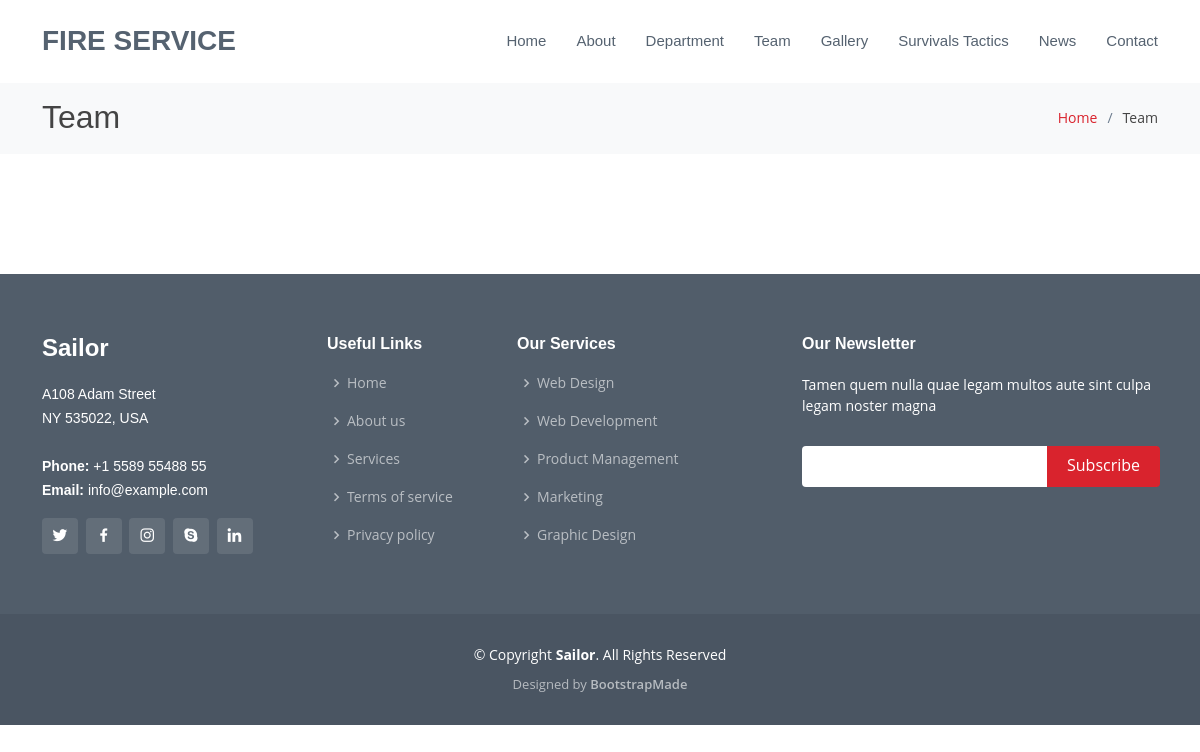
/members/, run on an earlier commit of the app's database.
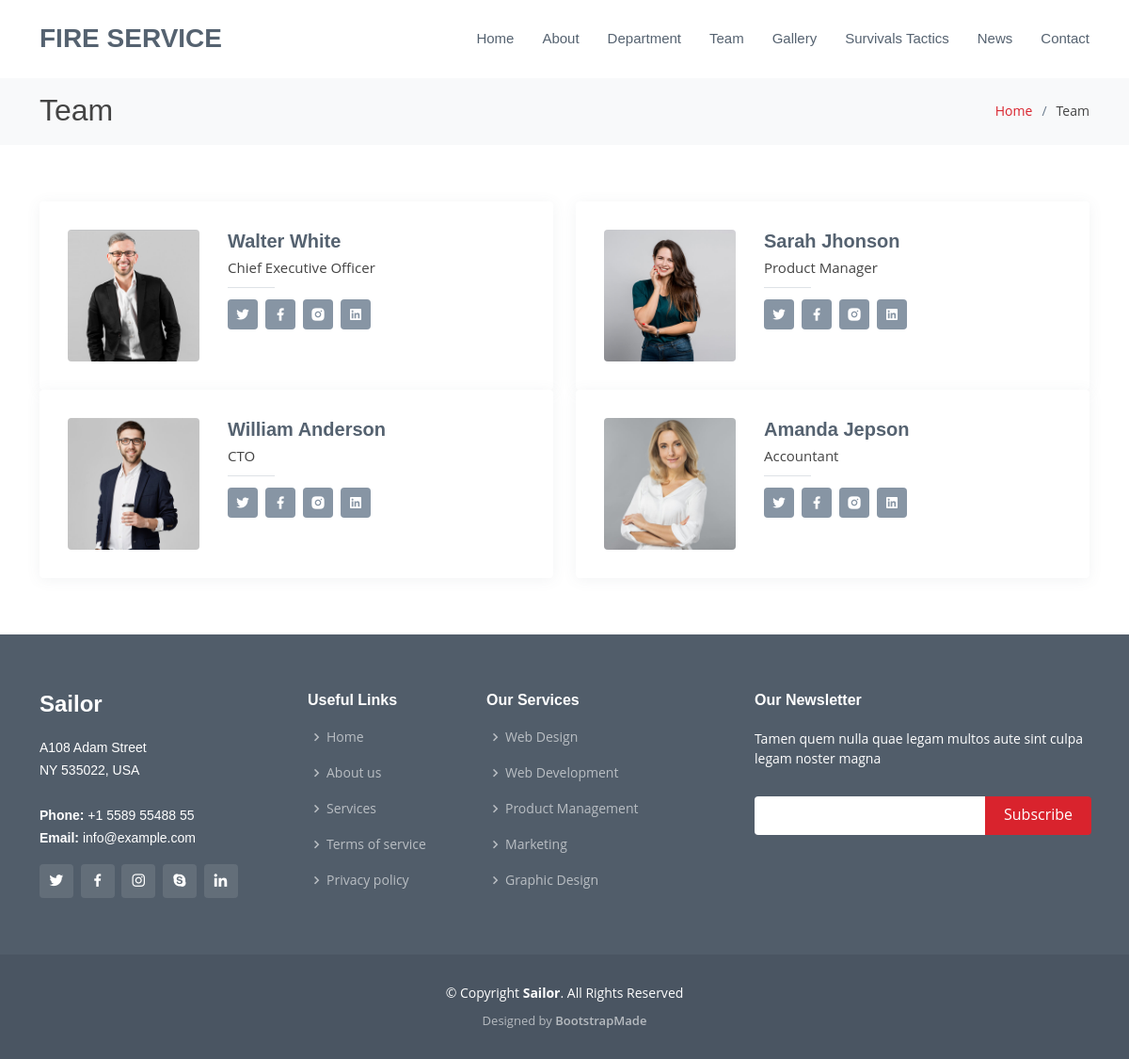
And on a later commit of the database.
### Department/models.py (models this page shows, shortened)
class Staff(models.Model):
    image=models.ImageField( upload_to='staff', max_length=None)
    is_team=models.BooleanField(default= False)
    name=models.CharField( max_length=50)
    rank=models.CharField( max_length=50)
    genderChoice=(
        ('male','Male'),
        ('female','Female')
    )
    gender=models.CharField( choices=genderChoice, default='male', max_length=50)
    staffId=models.IntegerField()

### Department/views.py (the view)
# urls.py: path('members/',members, name='members'),
def members(request):
    context={
        'members' : Staff.objects.filter(is_team=True)
    }
    return render(request,'team.html',context)

### templates/team.html
{% extends 'base.html' %}
{% load static %}
{% block content %}
<body>
  <main id="main">
    <section id="breadcrumbs" class="breadcrumbs">
      <div class="container">
        <div class="d-flex justify-content-between align-items-center">
          <h2>Team</h2>
          <ol>
            <li><a href="{% url 'index' %}">Home</a></li>
            <li>Team</li>
          </ol>
        </div>
      </div>
    </section>
    <section id="team" class="team ">
      <div class="container">
        <div class="row">
                {% for i in members  %}
                <div class="col-lg-6">
                  <div class="member d-flex align-items-start">
                    <div class="pic"><img src="{{i.image.url}}" class="img-fluid" alt=""></div>
                    <div class="member-info">
                      <h4>{{i.name}}</h4>
                      <span>{{i.rank}}</span>
                      <div class="social">
                        <a href=""><i class="ri-twitter-fill"></i></a>
                        <a href=""><i class="ri-facebook-fill"></i></a>
                        <a href=""><i class="ri-instagram-fill"></i></a>
                        <a href=""> <i class="ri-linkedin-box-fill"></i> </a>
                      </div>
                    </div>
                  </div>
                </div>
                {% endfor %}
        </div>
      </div>
    </section>
  </main>
</body>
{% endblock content %}

### templates/base.html (shortened to what this page needs)
{% load static %}
<!DOCTYPE html>
<html lang="en">
<head>
  <link href="{% static 'assets/vendor/animate.css/animate.min.css' %}" rel="stylesheet">
  <link href="{% static 'assets/vendor/bootstrap/css/bootstrap.min.css' %}" rel="stylesheet">
  <link href="{% static 'assets/vendor/bootstrap-icons/bootstrap-icons.css' %}" rel="stylesheet">
  <link href="{% static 'assets/vendor/boxicons/css/boxicons.min.css' %}" rel="stylesheet">
  <link href="{% static 'assets/vendor/glightbox/css/glightbox.min.css' %}" rel="stylesheet">
  <link href="{% static 'assets/vendor/remixicon/remixicon.css' %}" rel="stylesheet">
  <link href="{% static 'assets/vendor/swiper/swiper-bundle.min.css' %}" rel="stylesheet">
  <link href="{% static 'assets/css/style.css' %}" rel="stylesheet">
</head>
<header id="header" class="fixed-top d-flex align-items-center">
  <div class="container d-flex align-items-center">
    <h1 class="logo me-auto"><a href="{% url 'index' %}">Fire service</a></h1>
    <nav id="navbar" class="navbar">
      <ul>
        <li><a href="{% url 'index' %}">Home</a></li>
        <li><a href="{% url 'about' %}">About</a></li>
        <li><a href="{% url 'department' %}">Department</a></li>
        <li><a href="{% url 'members' %}">Team</a></li>
        <li><a href="{% url 'gallery' %}">Gallery</a></li>
        <li><a href="{% url 'survival' %}">Survivals Tactics</a></li>
        <li><a href="{% url 'news' %}">News</a></li>
        <li><a href="{% url 'contact' %}">Contact</a></li>
      </ul>
    </nav>
  </div>
</header>
{% block content %}
{% endblock content %}
<footer id="footer">
    <div class="footer-top">
      <div class="container">
        <div class="row">
          <div class="col-lg-3 col-md-6">
            <div class="footer-info">
              <h3>Sailor</h3>
              <p>
                A108 Adam Street <br>
                NY 535022, USA<br><br>
                <strong>Phone:</strong> +1 5589 55488 55<br>
                <strong>Email:</strong> info@example.com<br>
              </p>
              <div class="social-links mt-3">
                <a href="{% static '#' %}" class="twitter"><i class="bx bxl-twitter"></i></a>
                <a href="{% static '#' %}" class="facebook"><i class="bx bxl-facebook"></i></a>
                <a href="{% static '#' %}" class="instagram"><i class="bx bxl-instagram"></i></a>
                <a href="{% static '#' %}" class="google-plus"><i class="bx bxl-skype"></i></a>
                <a href="{% static '#' %}" class="linkedin"><i class="bx bxl-linkedin"></i></a>
              </div>
            </div>
          </div>
          <div class="col-lg-2 col-md-6 footer-links">
            <h4>Useful Links</h4>
            <ul>
              <li><i class="bx bx-chevron-right"></i> <a href="{% static '#' %}">Home</a></li>
              <li><i class="bx bx-chevron-right"></i> <a href="{% static '#' %}">About us</a></li>
              <li><i class="bx bx-chevron-right"></i> <a href="{% static '#' %}">Services</a></li>
              <li><i class="bx bx-chevron-right"></i> <a href="{% static '#' %}">Terms of service</a></li>
              <li><i class="bx bx-chevron-right"></i> <a href="{% static '#' %}">Privacy policy</a></li>
            </ul>
          </div>
          <div class="col-lg-3 col-md-6 footer-links">
            <h4>Our Services</h4>
            <ul>
              <li><i class="bx bx-chevron-right"></i> <a href="{% static '#' %}">Web Design</a></li>
              <li><i class="bx bx-chevron-right"></i> <a href="{% static '#' %}">Web Development</a></li>
              <li><i class="bx bx-chevron-right"></i> <a href="{% static '#' %}">Product Management</a></li>
              <li><i class="bx bx-chevron-right"></i> <a href="{% static '#' %}">Marketing</a></li>
              <li><i class="bx bx-chevron-right"></i> <a href="{% static '#' %}">Graphic Design</a></li>
            </ul>
          </div>
          <div class="col-lg-4 col-md-6 footer-newsletter">
            <h4>Our Newsletter</h4>
            <p>Tamen quem nulla quae legam multos aute sint culpa legam noster magna</p>
            <form action="" method="post">
              <input type="email" name="email"><input type="submit" value="Subscribe">
            </form>
          </div>
        </div>
      </div>
    </div>
    <div class="container">
      <div class="copyright">
        &copy; Copyright <strong><span>Sailor</span></strong>. All Rights Reserved
      </div>
      <div class="credits">
        Designed by <a href="{% static 'https://bootstrapmade.com/' %}">BootstrapMade</a>
      </div>
    </div>
  </footer>
</html>

What changed in the data, as far as the page shows it:
added Staff: image (picture), name "Walter White", rank "Chief Executive Officer"
added Staff: image (picture), name "Sarah Jhonson", rank "Product Manager"
added Staff: image (picture), name "William Anderson", rank "CTO"
added Staff: image (picture), name "Amanda Jepson", rank "Accountant"
